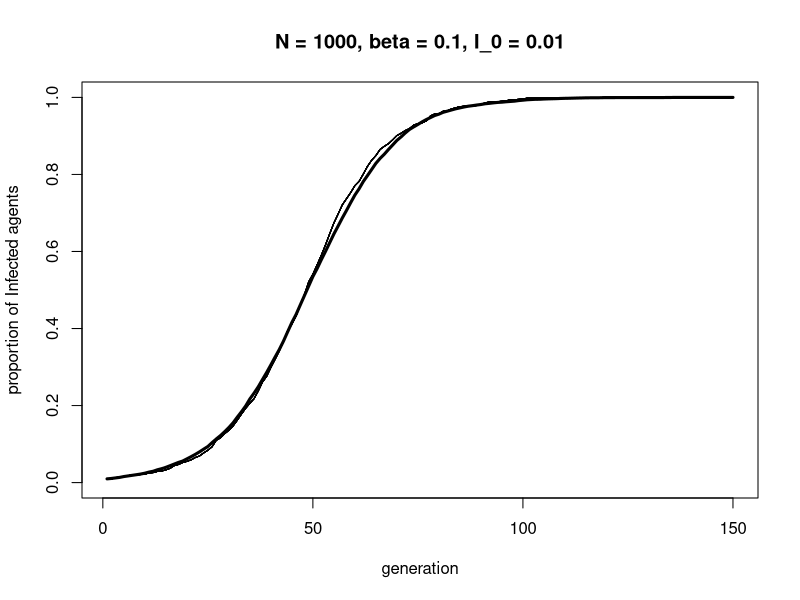
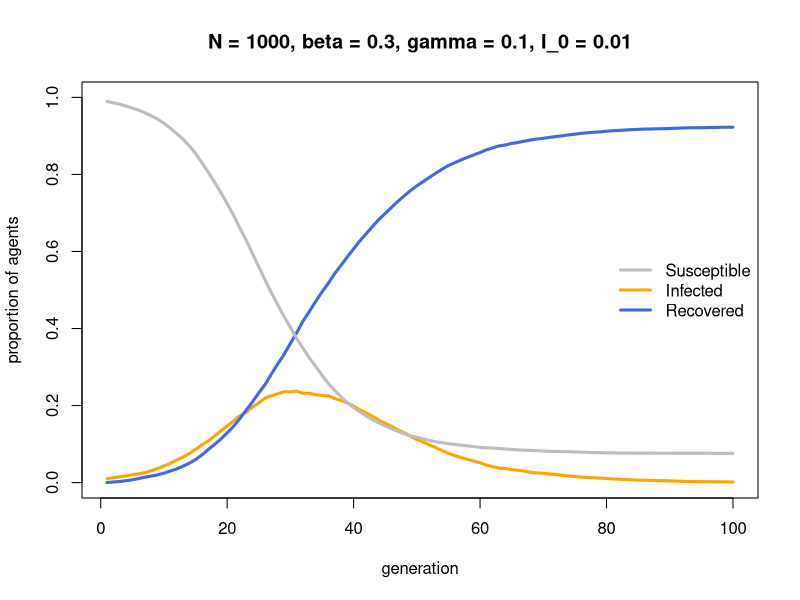
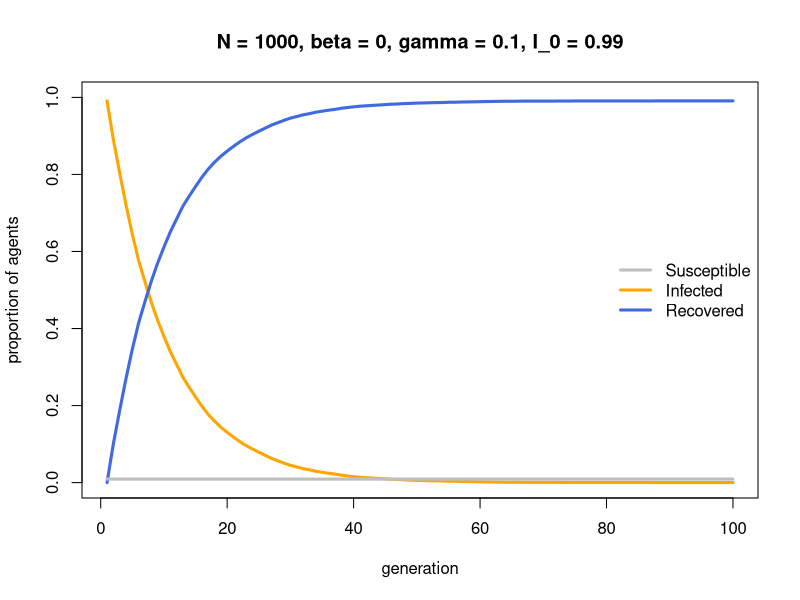
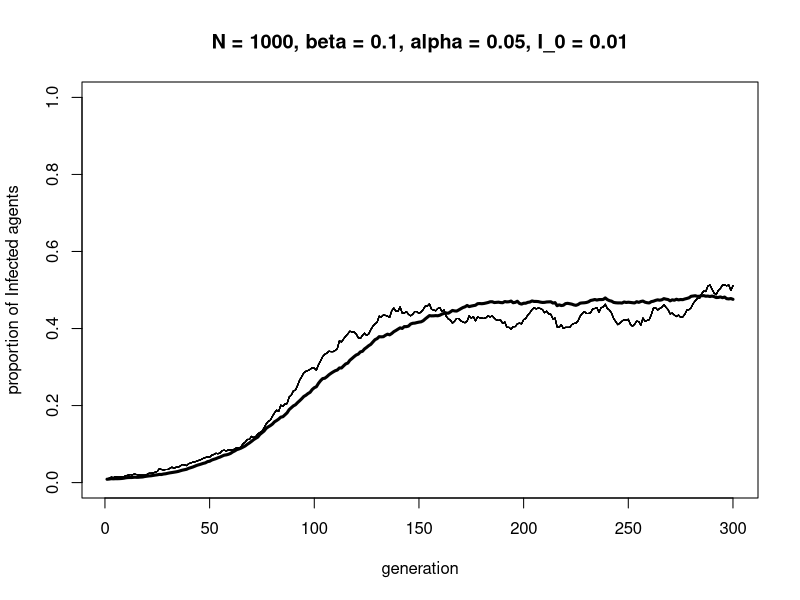
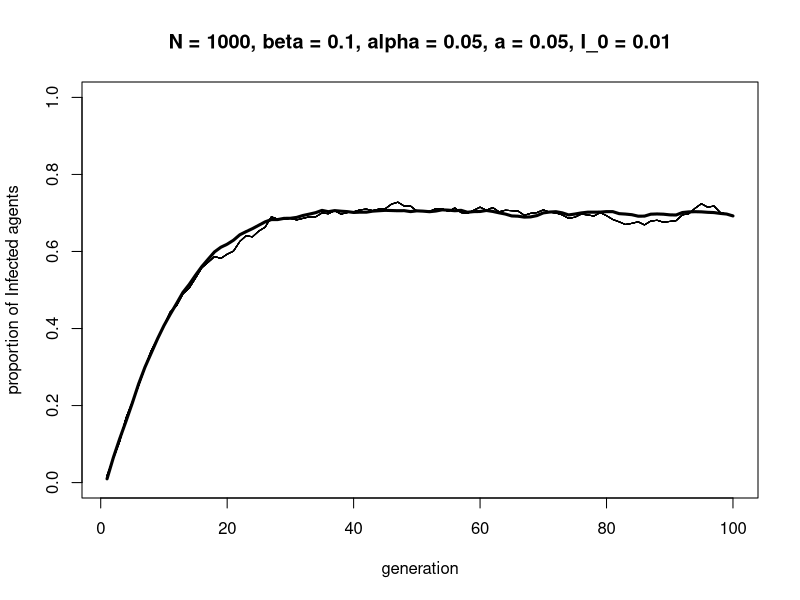
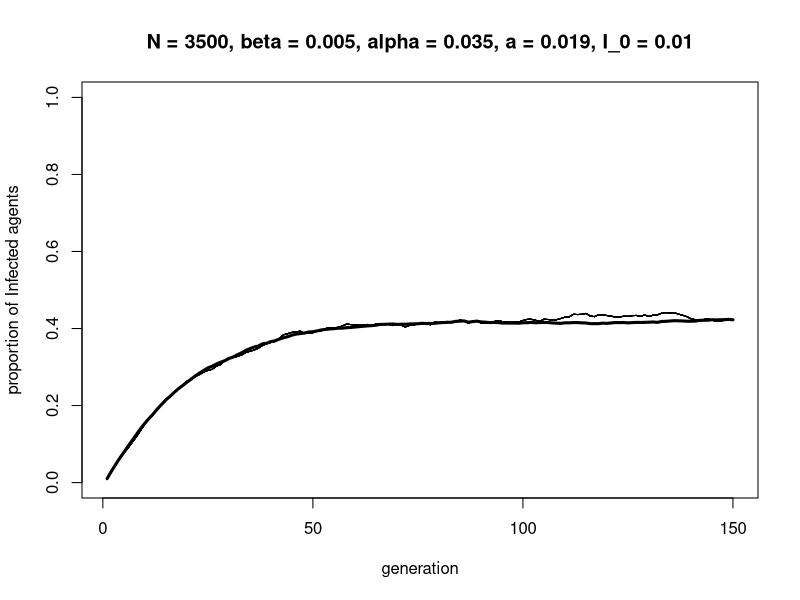

Reproduce these figures in R, in order.
## ---- chunk 1

SImodel <- function(N, beta, I_0, t_max, r_max) {
  
  # create a matrix with t_max rows and r_max columns, fill with NAs, convert to dataframe
  output <- as.data.frame(matrix(NA, t_max, r_max))  

  # purely cosmetic: rename the columns with run1, run2 etc.
  names(output) <- paste("run", 1:r_max, sep="")  

  for (r in 1:r_max) {
  
    # create first generation
    agent <- data.frame(trait = sample(c("I","S"), N, replace = TRUE, 
                                     prob = c(I_0,1-I_0)))  
  
    # add first generation's frequency of I to first row of column run
    output[1,r] <- sum(agent$trait == "I") / N  
  
    for (t in 2:t_max) {
    
      # copy agent to previous_agent dataframe
      previous_agent <- agent  
    
      # for each agent, pick a random agent from the previous generation
      # as demonstrator and store their trait
      demonstrator_trait <- sample(previous_agent$trait, N, replace = TRUE)  
    
      # get N random numbers each between 0 and 1
      copy <- runif(N)  
    
      # if agent is S, demonstrator is I and with probability beta, acquire I
      agent$trait[previous_agent$trait == "S" & 
                  demonstrator_trait == "I" & 
                  copy < beta] <- "I"  
    
      # get frequency of I and put it into output slot for this generation t and run r
      output[t,r] <- sum(agent$trait == "I") / N  
    
    }
  
  }

  # first plot a thick line for the mean proportion of I
  plot(rowMeans(output), 
       type = 'l', 
       ylab = "proportion of Infected agents", 
       xlab = "generation", 
       ylim = c(0,1), 
       lwd = 3, 
       main = paste("N = ", N, 
                    ", beta = ", beta, 
                    ", I_0 = ", I_0, 
                    sep = ""))

  for (run in 1:r_max) {  
  
    # add lines for each run, up to r_max
    lines(output[,r], type = 'l')  
  
  }

  output  # export data from function
  
}

## ---- chunk 2

data_model13a <- SImodel(N = 1000, 
                         beta = 0.1, 
                         I_0 = 0.01, 
                         t_max = 150, 
                         r_max = 10)

## ---- chunk 3

SIRmodel <- function(N, beta, gamma, I_0, t_max, r_max) {
  
  # create a matrix with t_max rows and r_max columns, fill with NAs, convert to dataframe
  output_I <- as.data.frame(matrix(NA, t_max, r_max))  
  output_R <- as.data.frame(matrix(NA, t_max, r_max))  

  # purely cosmetic: rename the columns with run1, run2 etc.
  names(output_I) <- paste("run", 1:r_max, sep="")  
  names(output_R) <- paste("run", 1:r_max, sep="")

  for (r in 1:r_max) {
  
    # create first generation
    agent <- data.frame(trait = sample(c("I","S"), N, replace = TRUE, 
                                     prob = c(I_0,1-I_0)))  
  
    # add first generation's frequency of I/R to first row of column r
    output_I[1,r] <- sum(agent$trait == "I") / N  
    output_R[1,r] <- sum(agent$trait == "R") / N  
  
    for (t in 2:t_max) {
    
      # 1. biased transmission S to I
      
      # copy agent to previous_agent dataframe
      previous_agent <- agent  
    
      # for each agent, pick a random agent from the previous generation
      # as demonstrator and store their trait
      demonstrator_trait <- sample(previous_agent$trait, N, replace = TRUE)  
    
      # get N random numbers each between 0 and 1
      copy <- runif(N)  
    
      # # if agent is S, demonstrator is I and with probability beta, acquire I
      agent$trait[previous_agent$trait == "S" & 
                  demonstrator_trait == "I" & 
                  copy < beta] <- "I"  
      
      
      # 2. biased mutation I to R
    
      # copy agent to previous_agent dataframe
      previous_agent <- agent  
    
      # get N random numbers each between 0 and 1
      mutate <- runif(N)  
    
      # if agent was I, with prob gamma, flip to R
      agent$trait[previous_agent$trait == "I" & mutate < gamma] <- "R"  
    
      
      # get frequency of I/R and put it into output slot for this generation t and run r
      output_I[t,r] <- sum(agent$trait == "I") / N  
      output_R[t,r] <- sum(agent$trait == "R") / N  
    
    }
  
  }

  # first plot a thick line for the mean proportion of I
  plot(rowMeans(output_I), 
       type = 'l', 
       ylab = "proportion of agents", 
       xlab = "generation", 
       ylim = c(0,1), 
       lwd = 3,
       col = "orange",
       main = paste("N = ", N, 
                    ", beta = ", beta, 
                    ", gamma = ", gamma, 
                    ", I_0 = ", I_0, 
                    sep = ""))

  # add lines for R and S
  lines(rowMeans(output_R), 
        type = 'l', 
        lwd = 3, 
        col = "royalblue")
  
  lines(1 - rowMeans(output_R) - rowMeans(output_I), 
        type = 'l', 
        lwd = 3, 
        col = "grey")
  
  # add legend
  legend("right", 
         legend = c("Susceptible", 
                    "Infected", 
                    "Recovered"), 
         lty = 1,
         lwd = 3,
         col = c("grey", "orange", "royalblue"), 
         bty = "n")

  list(output_I = output_I, output_R = output_R)  # export data from function
  
}

## ---- chunk 4

data_model13b <- SIRmodel(N = 1000, 
                          beta = 0.3, 
                          gamma = 0.1, 
                          I_0 = 0.01, 
                          t_max = 100, 
                          r_max = 10)

## ---- chunk 5

data_model13b <- SIRmodel(N = 1000, 
                          beta = 0, 
                          gamma = 0.1, 
                          I_0 = 0.99, 
                          t_max = 100, 
                          r_max = 10)

## ---- chunk 6

SISmodel <- function(N, beta, alpha, I_0, t_max, r_max) {
  
  # create a matrix with t_max rows and r_max columns, fill with NAs, convert to dataframe
  output <- as.data.frame(matrix(NA, t_max, r_max))  

  # purely cosmetic: rename the columns with run1, run2 etc.
  names(output) <- paste("run", 1:r_max, sep="")  

  for (r in 1:r_max) {
  
    # create first generation
    agent <- data.frame(trait = sample(c("I","S"), N, replace = TRUE, 
                                     prob = c(I_0,1-I_0)))  
  
    # add first generation's frequency of I to first row of column run
    output[1,r] <- sum(agent$trait == "I") / N  
  
    for (t in 2:t_max) {
    
      # 1. biased transmission S to I
      
      # copy agent to previous_agent dataframe
      previous_agent <- agent  
    
      # for each agent, pick a random agent from the previous generation
      # as demonstrator and store their trait
      demonstrator_trait <- sample(previous_agent$trait, N, replace = TRUE)  
    
      # get N random numbers each between 0 and 1
      copy <- runif(N)  
    
      # if agent is S, demonstrator is I and with probability beta, acquire I
      agent$trait[previous_agent$trait == "S" & 
                  demonstrator_trait == "I" & 
                  copy < beta] <- "I"  
      
      # 2. biased mutation I to S
    
      # copy agent to previous_agent dataframe
      previous_agent <- agent  
    
      # get N random numbers each between 0 and 1
      mutate <- runif(N)  
    
      # if agent was I, with prob gamma, flip to R
      agent$trait[previous_agent$trait == "I" & mutate < alpha] <- "S"  
      
    
      # get frequency of I and put it into output slot for this generation t and run r
      output[t,r] <- sum(agent$trait == "I") / N  
    
    }
  
  }

  # first plot a thick line for the mean proportion of I
  plot(rowMeans(output), 
       type = 'l', 
       ylab = "proportion of Infected agents", 
       xlab = "generation", 
       ylim = c(0,1), 
       lwd = 3, 
       main = paste("N = ", N, 
                    ", beta = ", beta, 
                    ", alpha = ", alpha, 
                    ", I_0 = ", I_0, 
                    sep = ""))

  for (run in 1:r_max) {  
  
    # add lines for each run, up to r_max
    lines(output[,r], type = 'l')  
  
  }

  output  # export data from function
  
}

## ---- chunk 7

data_model13c <- SISmodel(N = 1000, 
                          beta = 0.1, 
                          alpha = 0.05, 
                          I_0 = 0.01, 
                          t_max = 300, 
                          r_max = 10)

## ---- chunk 8

SISa_model <- function(N, beta, alpha, a, n, I_0, t_max, r_max) {
  
  # create a matrix with t_max rows and r_max columns, fill with NAs, convert to dataframe
  output <- as.data.frame(matrix(NA, t_max, r_max))  

  # purely cosmetic: rename the columns with run1, run2 etc.
  names(output) <- paste("run", 1:r_max, sep="")  

  for (r in 1:r_max) {
  
    # create first generation
    agent <- data.frame(trait = sample(c("I","S"), N, replace = TRUE, 
                                     prob = c(I_0,1-I_0)))  
  
    # add first generation's frequency of I to first row of column run
    output[1,r] <- sum(agent$trait == "I") / N  
  
    for (t in 2:t_max) {
    
      # 1. biased transmission S to I
      
      # copy agent to previous_agent dataframe
      previous_agent <- agent  
    
      # for n demonstrators
      for (i in 1:n) {
      
        # for each agent, pick a random agent from the previous generation
        # as demonstrator and store their trait
        demonstrator_trait <- sample(previous_agent$trait, N, replace = TRUE) 
      
        # get N random numbers each between 0 and 1
        copy <- runif(N)  
      
        # if agent is S, demonstrator is I and with probability beta, acquire I
        agent$trait[previous_agent$trait == "S" & 
                    demonstrator_trait == "I" & 
                    copy < beta] <- "I"
      
      }
      
      # 2. biased mutation I to S
    
      # copy agent to previous_agent dataframe
      previous_agent <- agent  
    
      # get N random numbers each between 0 and 1
      mutate <- runif(N)  
    
      # if agent was I, with prob gamma, flip to R
      agent$trait[previous_agent$trait == "I" & mutate < alpha] <- "S"  
      
      
      # 3. biased mutation S to I
      
      # copy agent to previous_agent dataframe
      previous_agent <- agent  
    
      # get N random numbers each between 0 and 1
      mutate <- runif(N)  
    
      # if agent was S, with prob a, flip to I
      agent$trait[previous_agent$trait == "S" & mutate < a] <- "I"  
      
    
      # get frequency of I and put it into output slot for this generation t and run r
      output[t,r] <- sum(agent$trait == "I") / N  
    
    }
  
  }

  # first plot a thick line for the mean proportion of I
  plot(rowMeans(output), 
       type = 'l', 
       ylab = "proportion of Infected agents", 
       xlab = "generation", 
       ylim = c(0,1), 
       lwd = 3, 
       main = paste("N = ", N, 
                    ", beta = ", beta, 
                    ", alpha = ", alpha, 
                    ", a = ", a, 
                    ", I_0 = ", I_0, 
                    sep = ""))

  for (run in 1:r_max) {  
  
    # add lines for each run, up to r_max
    lines(output[,r], type = 'l')  
  
  }

  output  # export data from function
  
}

## ---- chunk 9

data_model13d <- SISa_model(N = 1000, 
                            beta = 0.1, 
                            alpha = 0.05, 
                            a = 0.05,
                            n = 1,
                            I_0 = 0.01, 
                            t_max = 100, 
                            r_max = 10)

## ---- chunk 10

data_model13d <- SISa_model(N = 3500, 
                            beta = 0.005, 
                            alpha = 0.035, 
                            a = 0.019,
                            n = 3,
                            I_0 = 0.01, 
                            t_max = 150, 
                            r_max = 10)

rowMeans(data_model13d[150,])

